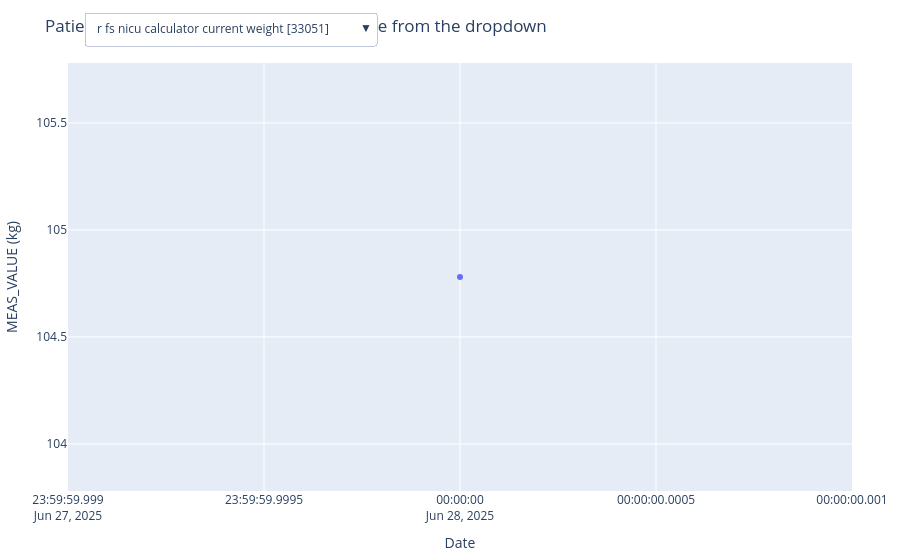

Source (notebook cell):
### Markdown cell above
## Plot flowsheet values

### Code cell
import pandas as pd
import plotly.graph_objects as go
from datetime import timezone
import pytz
from config import Config

# Load configuration from environment
FILE_PATH = Config.FLOWSHEET_FILE
DEFAULT_TIMEZONE = Config.DEFAULT_TIMEZONE
SHEET_INDEX = 0

# Get MRN from patient selector
MRN_FILTER = patient_selector.value

COLUMN_ALIASES = {
    "time":        [
        "RECORDED_TIME", "recorded_time", "time", "timestamp", "record_date", 
        "date", "__time", "flowsheet_record_datetime", "flowsheet_record_date"
    ],
    "value":       [
        "MEAS_VALUE", "meas_value", "value", "result", "result_value", 
        "__value", "measurement_value"
    ],
    "measure":     [
        "FLO_MEAS_NAME", "flo_meas_name", "MEAS_NAME", "measure", "name", 
        "DISP_NAME", "__measure", "flowsheet_measurement_name", "flowsheet_measurement_display_name"
    ],
    "unit":        [
        "fdgDisplayName", "units", "unit", "unit_name", "__unit", "measurement_units"
    ],
    "mrn":         [
        "MRN", "mrn", "patient_mrn", "patient mrn", "patient_id", 
        "patientid", "pt_mrn", "__mrn"
    ],
    "flowsheet_id":[
        "FLO_MEAS_ID", "flo_meas_id", "FLT_ID", "flowsheet_measurement_id"
    ],
}

def _auto_map_columns(df: pd.DataFrame, overrides=None) -> dict:
    mapping = {}
    overrides = overrides or {}
    lower = {c.lower(): c for c in df.columns}
    def pick(key: str):
        if key in overrides and overrides[key] in df.columns:
            return overrides[key]
        for alias in COLUMN_ALIASES.get(key, []):
            if alias in df.columns:
                return alias
            if alias.lower() in lower:
                return lower[alias.lower()]
        return None
    for k in COLUMN_ALIASES:
        c = pick(k)
        if c: mapping[k] = c
    return mapping

def _ensure_tz(dt_series: pd.Series, tz: str) -> pd.Series:
    tzinfo = pytz.timezone(tz)
    dt = pd.to_datetime(dt_series, errors="coerce", utc=False)
    has_tz = getattr(dt.dt, "tz", None) is not None
    return dt.dt.tz_convert(tzinfo) if has_tz else dt.dt.tz_localize(tzinfo)

# --- Load data (Excel or CSV) ---
ext = os.path.splitext(FILE_PATH)[1].lower()
if ext in (".xlsx", ".xls", ".xlsm", ".xlsb"):
    df_raw = pd.read_excel(FILE_PATH, sheet_name=SHEET_INDEX)
else:
    df_raw = pd.read_csv(FILE_PATH, encoding="utf-8", engine="python")

# --- Map & standardize columns ---
m = _auto_map_columns(df_raw)
req = ["time", "value", "measure", "mrn"]
missing = [k for k in req if k not in m]
if missing:
    raise ValueError(f"Missing required columns: {missing}. Detected mapping: {m}")

df = df_raw.copy()
df["__time"]    = _ensure_tz(df[m["time"]], tz=DEFAULT_TIMEZONE)
df["__value"]   = pd.to_numeric(df[m["value"]], errors="coerce")
df["__measure"] = df[m["measure"]].astype(str)
df["__mrn"]     = df[m["mrn"]].astype(str).str.strip()
unit_col = m.get("unit")
df["__unit"] = df[unit_col].astype(str) if unit_col else ""

# --- Filter by MRN ---
df = df[df["__mrn"] == str(MRN_FILTER).strip()].dropna(subset=["__time","__value","__measure"])
if df.empty:
    raise ValueError(f"No rows found for selected patient")

# --- Build one entry per measure (label = NAME [ID] if ID available) ---
id_col = m.get("flowsheet_id")
if id_col and id_col in df.columns:
    labels_series = (df["__measure"] + " [" + df[id_col].astype(str) + "]").fillna(df["__measure"])
else:
    labels_series = df["__measure"]

pairs = (
    pd.DataFrame({"label": labels_series, "measure": df["__measure"]})
    .drop_duplicates()
    .sort_values("label")
    .reset_index(drop=True)
)

# Keep only measures that actually have data
entries = []
for _, row in pairs.iterrows():
    meas_name = row["measure"]
    label = row["label"]
    sub = df[df["__measure"] == meas_name].sort_values("__time").dropna(subset=["__time", "__value"])
    if sub.empty:
        continue
    unit_here = ""
    if "__unit" in sub.columns and sub["__unit"].notna().any():
        try:
            unit_here = f" ({sub['__unit'].dropna().mode().iat[0]})"
        except Exception:
            pass
    entries.append({"label": label, "measure": meas_name, "data": sub, "unit": unit_here})

if not entries:
    raise ValueError("No non-empty measures found for this patient.")

# --- Create Plotly traces (one per measure) ---
traces = []
for idx, ent in enumerate(entries):
    sub = ent["data"]
    traces.append(go.Scatter(
        x=sub["__time"],
        y=sub["__value"],
        mode="lines+markers",
        name=ent["label"],
        visible=(idx == 0),  # first visible by default
        hovertemplate="%{x|%Y-%m-%d %H:%M}<br>Value=%{y}<extra></extra>",
    ))

fig = go.Figure(data=traces)

# Initial axis labels
default_unit = entries[0]["unit"] if entries else ""
fig.update_layout(
    title=f"Patient Flowsheet Data — Select a measure from the dropdown",
    xaxis_title="Date",
    yaxis_title=f"MEAS_VALUE{default_unit}",
    margin=dict(l=60, r=20, t=60, b=50),
)

# --- Dropdown to toggle which measure is visible ---
buttons = []
for idx, ent in enumerate(entries):
    visual = [False] * len(entries)
    visual[idx] = True
    buttons.append(dict(
        label=ent["label"],
        method="update",
        args=[
            {"visible": visual},
            {"yaxis": {"title": f"MEAS_VALUE{ent['unit']}"}}
        ],
    ))

fig.update_layout(
    updatemenus=[dict(
        type="dropdown",
        x=0.02, y=1.12, xanchor="left", yanchor="top",
        buttons=buttons, direction="down", showactive=True
    )]
)

fig.show()

### Figure 1 — Plotly figure (JSON) as saved in the notebook; plotly's stock layout.template omitted (floating-point values rounded to 4 significant figures)
{"data": [{"hovertemplate": "%{x|%Y-%m-%d %H:%M}<br>Value=%{y}<extra></extra>", "mode": "lines+markers", "name": "r fs nicu calculator current weight [33051]", "type": "scatter", "visible": true, "x": ["2025-06-28T00:00:00-04:00"], "y": [104.8]}, {"hovertemplate": "%{x|%Y-%m-%d %H:%M}<br>Value=%{y}<extra></extra>", "mode": "lines+markers", "name": "r fs nicu calculator total intake 24 hrs [33089]", "type": "scatter", "visible": false, "x": ["2025-06-30T00:00:00-04:00"], "y": [0]}, {"hovertemplate": "%{x|%Y-%m-%d %H:%M}<br>Value=%{y}<extra></extra>", "mode": "lines+markers", "name": "r fs nicu calculator weight used [33052]", "type": "scatter", "visible": false, "x": ["2025-06-29T00:00:00-04:00"], "y": [104.8]}], "layout": {"margin": {"b": 50, "l": 60, "r": 20, "t": 60}, "title": {"text": "Patient Flowsheet Data — Select a measure from the dropdown"}, "updatemenus": [{"buttons": [{"args": [{"visible": [true, false, false]}, {"yaxis": {"title": "MEAS_VALUE (kg)"}}], "label": "r fs nicu calculator current weight [33051]", "method": "update"}, {"args": [{"visible": [false, true, false]}, {"yaxis": {"title": "MEAS_VALUE (ml/kg/hr)"}}], "label": "r fs nicu calculator total intake 24 hrs [33089]", "method": "update"}, {"args": [{"visible": [false, false, true]}, {"yaxis": {"title": "MEAS_VALUE (kg)"}}], "label": "r fs nicu calculator weight used [33052]", "method": "update"}], "direction": "down", "showactive": true, "type": "dropdown", "x": 0.02, "xanchor": "left", "y": 1.12, "yanchor": "top"}], "xaxis": {"title": {"text": "Date"}}, "yaxis": {"title": {"text": "MEAS_VALUE (kg)"}}}}
